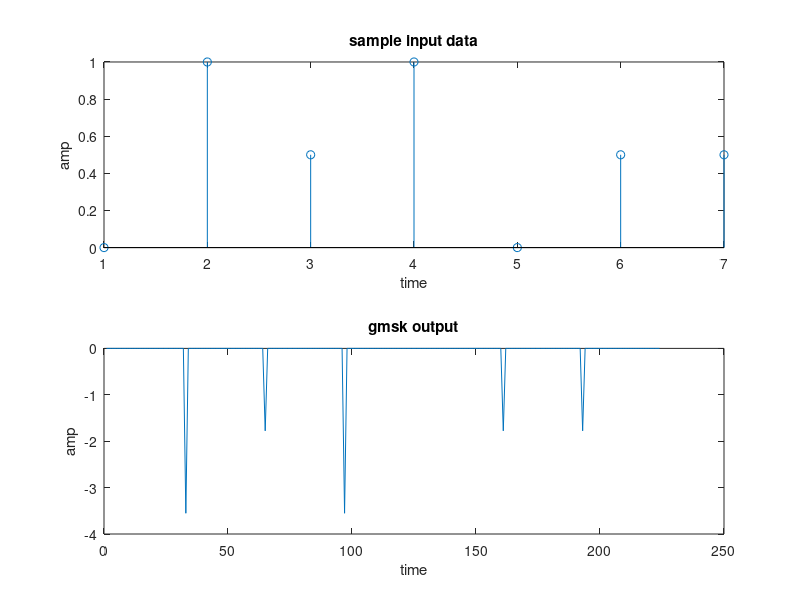

The MATLAB source for this figure:
%GMSK
clear all;
close all;
clc;
nrz_data=[0 1 0.5 1 0 0.5 0.5]; %sample code
pi=3.14;
Tb=1; %bit duration
BT=0.3; %BT product of filter
sps=32;
Ts=Tb/sps; %sample period
t=0.5;
Tb=(-2*Tb:Ts:2*Tb);
alpha=2*pi*BT/(sqrt(log(2)));
gauss=(alpha*(2*t-0.5))-(alpha*(2*t+0.5));
K=pi/2;
gauss=K*gauss;
nrz=upsample(nrz_data,sps);
nrz_gauss=conv(gauss,nrz);
subplot(2,1,1);
stem(nrz_data);
title('sample input data');
xlabel('time');
ylabel('amp');
subplot(2,1,2);
plot(nrz_gauss);
title('gmsk output');
xlabel('time');
ylabel('amp');